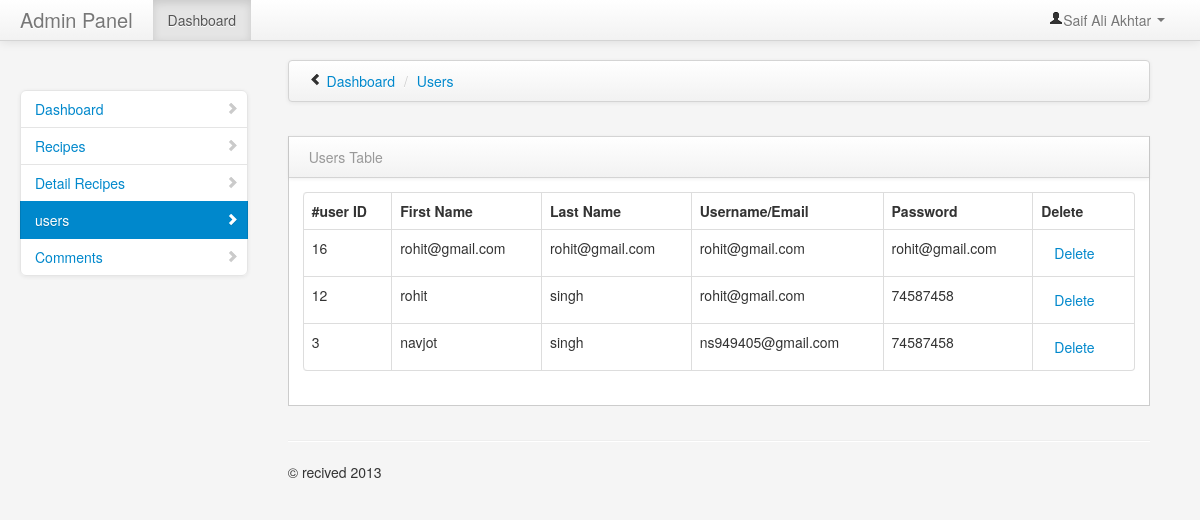
/admin/users.php, run on the app's committed database.
### tables this page shows
CREATE TABLE IF NOT EXISTS `signup` (
  `user_id` int(11) NOT NULL AUTO_INCREMENT,
  `firstname` varchar(244) NOT NULL,
  `lastname` varchar(244) NOT NULL,
  `email` varchar(250) NOT NULL,
  `password` varchar(250) NOT NULL,
  PRIMARY KEY (`user_id`)
);

### admin/users.php (the view, shortened to what this page needs)
<?php
include("../connection/connect.php");
?>
<!DOCTYPE html>
<html class="no-js">
    <head>
        <link href="bootstrap/css/bootstrap.min.css" rel="stylesheet" media="screen">
        <link href="bootstrap/css/bootstrap-responsive.min.css" rel="stylesheet" media="screen">
        <link href="vendors/easypiechart/jquery.easy-pie-chart.css" rel="stylesheet" media="screen">
        <link href="assets/styles.css" rel="stylesheet" media="screen">
		 <link href="bootstrap/css/bootstrap.min.css" rel="stylesheet" media="screen">
        <link href="bootstrap/css/bootstrap-responsive.min.css" rel="stylesheet" media="screen">
        <link href="assets/styles.css" rel="stylesheet" media="screen">
    </head>
    <body>
        <div class="navbar navbar-fixed-top">
            <div class="navbar-inner">
                <div class="container-fluid">
                    <a class="brand" href="#">Admin Panel</a>
                    <div class="nav-collapse collapse">
                        <ul class="nav pull-right">
                            <li class="dropdown">
                                <a href="#" role="button" class="dropdown-toggle" data-toggle="dropdown"> <i class="icon-user"></i>Saif Ali Akhtar <i class="caret"></i>
                                </a>
                            </li>
                        </ul>
                        <ul class="nav">
                            <li class="active">
                                <a href="#">Dashboard</a>
                            </li>
                        </ul>
                    </div>
                </div>
            </div>
        </div>
        <div class="container-fluid">
            <div class="row-fluid">
                <div class="span3" id="sidebar">
                    <ul class="nav nav-list bs-docs-sidenav nav-collapse collapse">
                          <li >
                            <a href="dashboard.php"><i class="icon-chevron-right"></i> Dashboard</a>
                        </li>
                        <li>
                            <a href="recipes.php"><i class="icon-chevron-right"></i> Recipes</a>
                        </li>
                        <li>
                            <a href="detail.php"><i class="icon-chevron-right"></i>Detail Recipes</a>
                        </li>
						 <li class="active">
                            <a href="users.php"><i class="icon-chevron-right"></i>users</a>
                        </li>
						<li>
                            <a href="comment.php"><i class="icon-chevron-right"></i>Comments</a>
                        </li>
                    </ul>
                </div>
                <div class="span9" id="content">
                    <div class="row-fluid">
                        	<div class="navbar">
                            	<div class="navbar-inner">
	                                <ul class="breadcrumb">
	                                    <i class="icon-chevron-left hide-sidebar"><a href='#' title="Hide Sidebar" rel='tooltip'>&nbsp;</a></i>
	                                    <li>
	                                        <a href="#">Dashboard</a> <span class="divider">/</span>
	                                    </li>
	                                    <li class="active">
	                                        <a href="#">Users</a>
	                                    </li>
	                                </ul>
                            	</div>
                        	</div>
                    	</div>
                    <div class="row-fluid">
					     <div class="row-fluid">
                        <div class="block">
                            <div class="navbar navbar-inner block-header">
                                <div class="muted pull-left">Users Table</div>
                            </div>
                            <div class="block-content collapse in">
                                <div class="span12">
  									<table class="table table-bordered">
						              <thead>
						                <tr>
						                  <th>#user ID</th>
                      <th>First Name</th>
                      <th>Last Name</th>
                      <th>Username/Email</th>
                      <th>Password</th>
                      <th>Delete</th>
						                </tr>
						              </thead>
						              <tbody>
					<?php
						$akl = "DELETE FROM signup WHERE user_id='$_GET[del]' order by user_id desc";
						mysqli_query($db,$akl);
						$sql = "SELECT * FROM signup order by user_id desc";
						$result = mysqli_query($db, $sql);
						while($row = mysqli_fetch_array($result))
							{
									$user_id =$row['user_id'];
									$firstname =$row['firstname'];
									$lastname =$row['lastname'];
									$email =$row['email'];
									$password =$row['password'];
                           echo '<tr>
									<td>'.$user_id.'</td>
									<td>'.$firstname.'</td>
									<td>'.$lastname.'</td>
									<td>'.$email.'</td>
									<td>'.$password.'</td>
									<td><a href=users.php?del='.$user_id.' class="btn btn-link">Delete</a></td>
								</tr>';
							}
					?>
						              </tbody>
						            </table>
                                </div>
                            </div>
                        </div>
                    </div>
            </div>
            <hr>
            <footer>
                <p>&copy; recived 2013</p>
            </footer>
        </div>
        <link href="vendors/datepicker.css" rel="stylesheet" media="screen">
        <link href="vendors/uniform.default.css" rel="stylesheet" media="screen">
        <link href="vendors/chosen.min.css" rel="stylesheet" media="screen">
        <link href="vendors/wysiwyg/bootstrap-wysihtml5.css" rel="stylesheet" media="screen">
    </body>
</html>

### admin/assets/styles.css (style rules this page uses)
body { padding-top: 0; padding-bottom: 40px; background-color: #f5f5f5; }
@media (min-width: 979px) { body { padding-top: 60px; } }
#content { margin-left:0px; }
.hide-sidebar, .show-sidebar { cursor: pointer; }
.breadcrumb { margin: 0 0 0px; padding: 10px 0px; background-color: transparent; }
.block { border: 1px solid #ccc; background: white; margin: 1em 0em; border-top: none; }
.block-content { margin: 1em; min-height: .25em; }
.block-header { margin-bottom: 0px; border-right: none; border-left: none; -webkit-border-radius: 0px; -moz-border-radius: 0px; border-radius: 0px; }
.block-header div { padding-top: 10px; }
.bs-docs-sidenav { max-width: 228px; margin: 30px 0 0; padding: 0; background-color: #fff; -webkit-border-radius: 6px; -moz-border-radius: 6px; border-radius: 6px; -webkit-box-shadow: 0 1px 4px rgba(0,0,0,.065); -moz-box-shadow: 0 1px 4px rgba(0,0,0,.065); box-shadow: 0 1px 4px rgba(0,0,0,.065); }
.bs-docs-sidenav > li > a { display: block; width: 190px \9; margin: 0 0 -1px; padding: 8px 14px; border: 1px solid #e5e5e5; }
.bs-docs-sidenav > li:first-child > a { -webkit-border-radius: 6px 6px 0 0; -moz-border-radius: 6px 6px 0 0; border-radius: 6px 6px 0 0; }
.bs-docs-sidenav > li:last-child > a { -webkit-border-radius: 0 0 6px 6px; -moz-border-radius: 0 0 6px 6px; border-radius: 0 0 6px 6px; }
.bs-docs-sidenav > .active > a { position: relative; z-index: 2; padding: 9px 15px; border: 0; text-shadow: 0 1px 0 rgba(0,0,0,.15); -webkit-box-shadow: inset 1px 0 0 rgba(0,0,0,.1), inset -1px 0 0 rgba(0,0,0,.1); -moz-box-shadow: inset 1px 0 0 rgba(0,0,0,.1), inset -1px 0 0 rgba(0,0,0,.1); box-shadow: inset 1px 0 0 rgba(0,0,0,.1), inset -1px 0 0 rgba(0,0,0,.1); }
.bs-docs-sidenav .icon-chevron-right { float: right; margin-top: 2px; margin-right: -6px; opacity: .25; }
.bs-docs-sidenav .active .icon-chevron-right, .bs-docs-sidenav .active a:hover .icon-chevron-right { opacity: 1; }

### data on the page
signup: user_id "16", firstname "rohit@gmail.com", lastname "rohit@gmail.com", email "rohit@gmail.com", password "rohit@gmail.com"
signup: user_id "12", firstname "rohit", lastname "singh", email "rohit@gmail.com", password "74587458"
signup: user_id "3", firstname "navjot", lastname "singh", email "ns949405@gmail.com", password "74587458"
